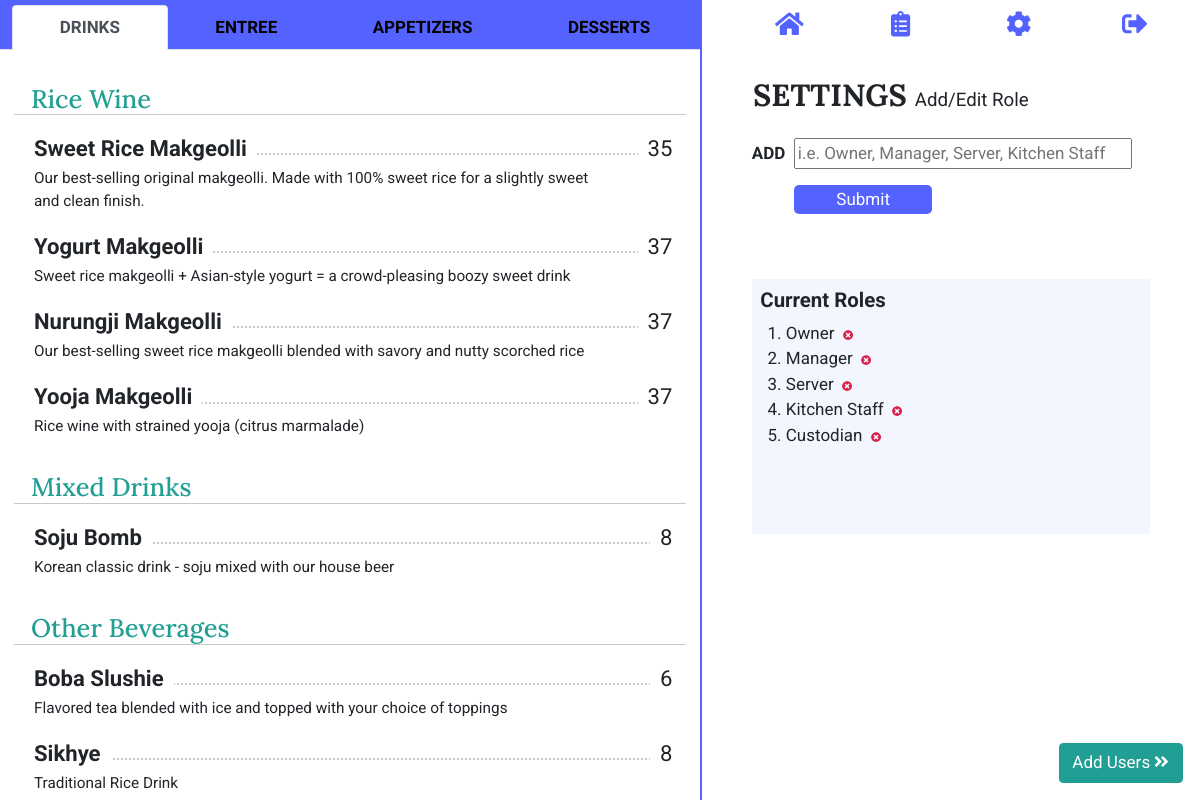
/add-role (signed in), run on the app's committed database.
### tables.py (models this page shows)
class Category(db.Model):
    __tablename__ = "category"
    id = db.Column(db.Integer, primary_key=True)
    name = db.Column(db.String(30), nullable=False)
    items = relationship("MenuItem", back_populates="category")
    sections = relationship("Section", back_populates="category")
    status = db.Column(db.String(50), nullable=False)

class Section(db.Model):
    __tablename__ = "section"
    id = db.Column(db.Integer, primary_key=True)
    name = db.Column(db.String(50), nullable=False)
    items = relationship("MenuItem", back_populates="section")
    category_id = db.Column(db.Integer, db.ForeignKey("category.id"))
    category = relationship("Category", back_populates="sections")
    status = db.Column(db.String(50), nullable=False)

class MenuItem(db.Model):
    __tablename__ = "item"
    id = db.Column(db.Integer, primary_key=True)
    name = db.Column(db.String(30), nullable=False, unique=True)
    price = db.Column(db.Integer, nullable=False)
    description = db.Column(db.String(120), nullable=True)
    mods = relationship("ItemMod", back_populates="item")
    category_id = db.Column(db.Integer, db.ForeignKey("category.id"))
    category = relationship("Category", back_populates="items")
    section_id = db.Column(db.Integer, db.ForeignKey("section.id"))
    section = relationship("Section", back_populates="items")
    order_items = relationship("OrderItem", back_populates="item")
    status = db.Column(db.String(50), nullable=False)

class Role(db.Model):
    __tablename__ = "role"
    id = db.Column(db.Integer, primary_key=True)
    name = db.Column(db.String(50), nullable=False)
    users = relationship("User", back_populates="role")

### main.py (the view, shortened to what this page needs)
@app.route('/add-role', methods=['GET', 'POST'])
@admin_only
def add_role():
    menu, categories, sections = menu_create()
    form = AddBasicForm()
    roles = db.session.query(Role).all()
    return render_template('add-role-table.html', form=form, menu=menu, categories=categories, sections=sections,
                           roles=roles)

### forms.py
class AddBasicForm(FlaskForm):
    field = StringField('Field', validators=[DataRequired()])
    submit = SubmitField('Submit')

### main.py (called while the page is built)
def menu_create():
    menu = MenuItem.query.filter(MenuItem.status == "active").all()
    categories = Category.query.filter(Category.status == "active").all()
    sections = Section.query.filter(Section.status == "active").all()
    return menu, categories, sections

def admin_only(function):
    @wraps(function)
    def decorated_function(*args, **kwargs):
        if not current_user.is_authenticated or current_user.id != 1:
            return abort(403)
        return function(*args, **kwargs)
    return decorated_function

@login_manager.user_loader
def load_user(user_id):
    return User.query.get(int(user_id))

### templates/add-role-table.html (shortened to what this page needs)
{% block content %}
{% include "header.html" %}
<div class="container">
    <div class="row main-row">
        <div class="col-md-7 left-side">
            {% include "menu.html" %}
        </div>
        <div class="col-md-5 right-side">
            {% include "navbar.html" %}
            <h1 class="right-heading">
                SETTINGS
                <span class="right-subheading">
                    {% if url_for(request.endpoint)== '/add-role': %}
                    Add/Edit Role
                    {% else: %}
                    Add/Edit Table
                    {% endif %}
                </span>
            </h1>
            <div class="role-table-form">
                {% if url_for(request.endpoint)=='/add-role': %}
                <form action="{{ url_for('add_role') }}" method="POST" novalidate>
                    {% else: %}
                    <form action="{{ url_for('add_table') }}" method="POST" novalidate>
                        {% endif %}
                        <table>
                            <tr>
                                <td class="form-label"> ADD</td>
                                <td class="form-field">
                                    {% if url_for(request.endpoint)== '/add-role': %}
                                    {{ form.field(size=35, placeholder='i.e. Owner, Manager, Server, Kitchen Staff') }}
                                    {% else: %}
                                    {{ form.field(size=35, placeholder='i.e. Take Out, Table 1, Round Table, Room 1
                                    Table') }}
                                    {% endif %}
                                </td>
                            </tr>
                            <tr>
                                <td></td>
                                <td>
                                    {{ form.submit }}
                                </td>
                            </tr>
                            <tr>
                                <td></td>
                                <td>
                                </td>
                            </tr>
                        </table>
                    </form>
            </div>
            {% if url_for(request.endpoint)== '/add-role': %}
            <div class="current-data">
                <h3>
                    Current Roles
                </h3>
                <ol class="current-data-list">
                    {% for x in roles %}
                    <li>
                        {{x.name}}
                        <a class="menu-buttons remove-button" href="{{url_for('delete_role', role_id=x.id)}}">
                            <i class="fas fa-times-circle"></i>
                        </a>
                    </li>
                    {% endfor %}
                </ol>
            </div>
            <a class="btn next-btn" href="{{ url_for('add_user') }}" type="button">
                Add Users
                <i class="fas fa-angle-double-right"></i>
            </a>
            {% endif %}
        </div>
    </div>
</div>
{% endblock %}

### templates/menu.html (shortened to what this page needs)
<div class="menu-box">
  <ul class="menu-tabs nav nav-tabs nav-fill" role="tablist">
    {% for category in categories: %}
    {% if loop.first %}
    <li class="nav-item" role="presentation">
      <button aria-controls="{{ category.name }}" aria-selected="true" class="nav-link active" data-bs-target="#{{ category.name }}" data-bs-toggle="tab" id="{{ category.name }}-tab" role="tab" type="button">
        {{ category.name }}
      </button>
    </li>
    {% else: %}
    <li class="nav-item" role="presentation">
      <button aria-controls="{{ category.name }}" aria-selected="false" class="nav-link" data-bs-target="#{{ category.name }}" data-bs-toggle="tab" id="{{ category.name }}-tab" role="tab" type="button">
        {{ category.name }}
      </button>
    </li>
    {% endif %}
    {% endfor %}
  </ul>
  <div class="menu-content tab-content" id="nav-tabContent">
    {% for category in categories: %}
    <div aria-labelledby="{{ category.name }}-tab" class="tab-pane fade show {% if loop.first %}active{% endif %}" id="{{ category.name }}" role="tabpanel">
      {% for section in sections: %}
      {% if section.category.id == category.id: %}
      <h1 class="menu-section-header">
        {{ section.name }}
      </h1>
      <hr />
      {% endif %}
      {% for item in menu: %}
      {% if item.category.name == category.name and item.section.name == section.name: %}
      <div class="item">
        <span class="item-name">
          {{ item.name }}
        </span>
        <span class="menu-price">
          {{ item.price }}
        </span>
        <hr class="dots" />
        <p class="menu-description">
          {{ item.description }}
        </p>
      </div>
      {% endif %}
      {% endfor %}
      {% endfor %}
    </div>
    {% endfor %}
  </div>
</div>

### static/main.css (style rules this page uses)
:root { font-size: 17px; padding: 0; margin: 0; }
body { font-family: 'Roboto', sans-serif; }
a { text-decoration: none; }
h3 { padding: 0.5rem 0.5rem 0; font-size: 1.2rem; font-weight: bold; }
ol li { padding: 0.5rem 0; }
td { padding: 0.9rem 0.5rem 0 0; }
.container { padding: 0; margin: 0; }
.main-row { width: 100vw; margin: 0; padding: 0; }
.left-side { position: relative; height: 100vh; padding: 0; }
.right-side { float: right; height: 100vh; border-left: 2px solid #5463FF; padding: 0; }
.menu-buttons { font-size: 0.6rem; padding: 0 0 0 4px; }
.remove-button { color: #D82148; }
.next-btn { position: fixed; bottom: 1rem; right: 1rem; text-decoration: none; background-color: #219F94; color: white; }
#submit, .submit-btn, .cancel-btn { color: white; padding: 2px 2.5rem; border: 0; border-radius: 5px; }
#submit, .submit-btn { background-color: #5463FF; }

### static/menu.css (style rules this page uses)
.menu-box { max-height: 100%; overflow: auto; }
.menu-tabs { padding: 5px 1% 0; position: -webkit-sticky; position: sticky; top: 0; background-color: #5463FF; width: 100%; z-index: 1; }
.nav-link { color: black; font-weight: bold; background-color: #757eff; margin: 0 5px; }
.menu-content { padding: 0 2%; margin: 0; }
.menu-section-header { font-size: 1.5rem; margin: 2rem 1rem 0; font-family: 'Lora', serif; color: #219F94; }
hr { margin: 0 auto 1rem; width: 100%; }
.item { width: 100%; padding-left: 20px; }
hr.dots { border-top: 2px dotted #fefefe; width: 95%; position: relative; top: -0.7rem; z-index: -1; margin: 0; }
.item-name { font-weight: bold; padding-right: 10px; font-size: 1.3rem; background-color: white; }
.menu-price { font-size: 1.3rem; background-color: white; position: relative; float: right; margin: 0 0.8rem; padding-left: 10px; }
.menu-description { font-size: 0.9rem; margin-right: 5rem; }

### static/settings.css (style rules this page uses)
.right-heading { font-family: 'Lora', serif; font-size: 1.8rem; font-weight: bold; padding: 1rem 0 0; position: relative; left: 3rem; width: 75% }
.right-subheading { font-family: 'Roboto', sans-serif; font-size: 1.1rem; font-weight: normal; }
.role-table-form { margin: 0; margin-left: 10%; }
.form-label { text-align: right; font-weight: bold; }
.current-data { margin: 10% 10%; position: relative; height: 15rem; background-color: #F3F5FF; }
.current-data-list { max-height: 100%; overflow: auto; border: 0.8rem solid #F3F5FF; border-left: 0; border-top: 0; background-color: #F3F5FF; }
.current-data-list li { padding: 0; }

### data on the page
Category: name "DRINKS"
Category: name "ENTREE"
Category: name "APPETIZERS"
Category: name "DESSERTS"
Section: name "Rice Wine"
MenuItem: name "Sweet Rice Makgeolli", price "35", description "Our best-selling original makgeolli. Made with 100% sweet rice for a slightly sweet and clean finish."
MenuItem: name "Yogurt Makgeolli", price "37", description "Sweet rice makgeolli + Asian-style yogurt = a crowd-pleasing boozy sweet drink"
MenuItem: name "Nurungji Makgeolli", price "37", description "Our best-selling sweet rice makgeolli blended with savory and nutty scorched rice"
MenuItem: name "Yooja Makgeolli", price "37", description "Rice wine with strained yooja (citrus marmalade)"
Section: name "Mixed Drinks"
MenuItem: name "Soju Bomb", price "8", description "Korean classic drink - soju mixed with our house beer"
Section: name "Other Beverages"
MenuItem: name "Boba Slushie", price "6", description "Flavored tea blended with ice and topped with your choice of toppings"
MenuItem: name "Sikhye", price "8", description "Traditional Rice Drink"
Role: name "Owner"
Role: name "Manager"
Role: name "Server"
Role: name "Kitchen Staff"
Role: name "Custodian"
